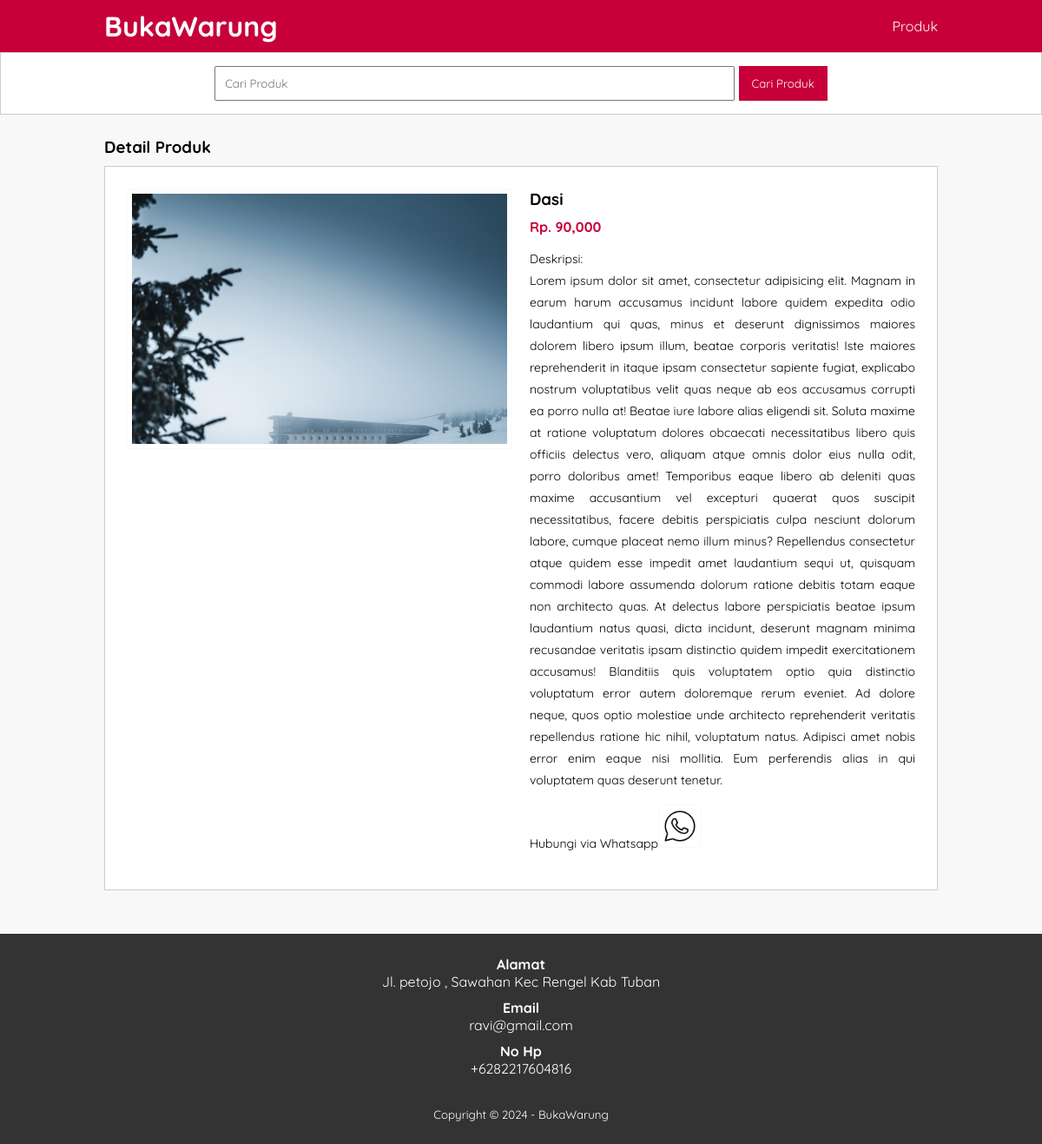
Screenshot of /detail-produk.php?id=8 with the database file from the repository.
### tables this page shows
CREATE TABLE `tb_product` (
  `product_id` int(11) NOT NULL,
  `category_id` int(11) NOT NULL,
  `product_name` varchar(100) NOT NULL,
  `product_price` int(11) NOT NULL,
  `product_description` text NOT NULL,
  `product_image` varchar(100) NOT NULL,
  `product_status` tinyint(1) NOT NULL,
  `data_create` timestamp NOT NULL DEFAULT current_timestamp()
);

### detail-produk.php (the view, shortened to what this page needs)
<?php
    include 'db.php';
    $kontak = mysqli_query($conn, "SELECT admin_telp, admin_email, admin_address FROM tb_admin
    WHERE admin_id = 1");
    $a = mysqli_fetch_object($kontak);
    $produk = mysqli_query($conn, "SELECT * FROM tb_product WHERE product_id = '".$_GET['id']."' ");
    $p = mysqli_fetch_object($produk);
?>
<!DOCTYPE html>
<html lang="en">
<head>
    <link rel="stylesheet" href="css/style.css">
</head>
    <body>
        <header>
            <div class="container">
                <h1><a href="index.php">BukaWarung</a></h1>
                <ul>
                    <li><a href="produk.php">Produk</a></li>
                </ul>
            </div>
        </header>
        <div class="search">
            <div class="container">
                <form action="produk.php">
                    <input type="text" name="search" placeholder="Cari Produk" value="<?php echo $_GET['search']?>">
                    <input type="submit" name="cari" value="Cari Produk">
                </form>
            </div>
        </div>
         <section>
            <div class="container">
                <h3>Detail Produk</h3>
                <div class="box">
                    <div class="col-2">
                        <img src="produk/<?php echo $p->product_image ?>" width="100%">
                    </div>
                    <div class="col-2">
                        <h3><?php echo $p->product_name ?></h3>
                        <h4>Rp. <?php echo number_format($p->product_price) ?></h4>
                        <p>Deskripsi: <br>
                        <?php echo $p->product_description ?>
                        </p>
                        <p><a href="https://api.whatsapp.com/send?phone=<?php echo $a->admin_telp ?>&text=Hai, Saya
                        Tertarik dengan produk anda..." target="_blank">
                        Hubungi via Whatsapp<img src="img/wa.png" alt="" width="50px"></a></p>
                    </div>
                </div>
            </div>
         </section>
        <footer>
            <div class="container">
                <h4>Alamat</h4>
                <p><?php echo $a->admin_address ?></p>
                <h4>Email</h4>
                <p><?php echo $a->admin_email ?></p>
                <h4>No Hp</h4>
                <p><?php echo $a->admin_telp ?></p>
                <small>Copyright &copy; 2024 - BukaWarung </small>
            </div>
        </footer>
    </body>
</html>

### css/style.css (style rules this page uses)
* { padding: 0; margin: 0; font-family: 'Quicksand', sans-serif; text-decoration: none; }
body { background-color: #f8f8f8; }
a { color: inherit; }
header { background-color: #c70039; color: #fff; }
header h1 { float: left; padding: 10px 0; }
header ul { float: right; }
header ul li { display: inline-block; }
header ul li a { padding: 20px 0 20px 15px; display: inline-block; }
footer { padding: 25px 0; background-color: #333; color: #fff; text-align: center; }
footer p { margin-bottom: 10px; }
footer small { margin-top: 25px; display: inline-block; }
.container { width: 80%; margin: 0 auto; }
.container::after { content: ''; display: block; clear: both; }
section { padding: 25px 0; }
.box { background-color: #fff; border: 1px solid #ccc; padding: 15px; box-sizing: border-box; margin: 10px 0 25px 0; }
.box::after { content: ''; display: block; clear: both; }
.search { padding: 15px 0; background-color: #fff; border: 1px solid #ccc; text-align: center; }
.search input[type=text] { width: 60%; padding: 10px; }
.search input[type=submit] { padding: 12px 15px; background-color: #c70039; color: #fff; border: none; cursor: pointer; }
.col-2 { width: 50%; min-height: 200px; padding: 10px; box-sizing: border-box; float: left; }
.col-2 img { border: 1px solid #f9f9f9; padding: 5px; box-sizing: border-box; }
.col-2 p { margin: 15px 0; text-align: justify; line-height: 25px; font-size: 14px; }
.col-2 h3 { margin-bottom: 10px; }
.col-2 h4 { color: #c70039; }

### rows the page displays
tb_product: product_image (picture), product_name "Dasi", product_price "90,000", product_description "Lorem ipsum dolor sit amet, consectetur adipisicing elit. Magnam in earum harum accusamus incidunt labore quidem expedita odio laudantium qui quas, minus et deserunt dignissimos maiores dolorem libero ipsum illum, beatae corporis veritatis! Iste maiores reprehenderit in itaque ipsam consectetur sapiente fugiat, explicabo nostrum voluptatibus velit quas neque ab eos accusamus corrupti ea porro nulla at! Beatae iure labore alias eligendi sit. Soluta maxime at ratione voluptatum dolores obcaecati necessitatibus libero quis officiis delectus vero, aliquam atque omnis dolor eius nulla odit, porro doloribus amet! Temporibus eaque libero ab deleniti quas maxime accusantium vel excepturi quaerat…"

### other values shown
$a->admin_address "Jl. petojo , Sawahan Kec Rengel Kab Tuban"
$a->admin_email "ravi@gmail.com"
$a->admin_telp "+6282217604816"
